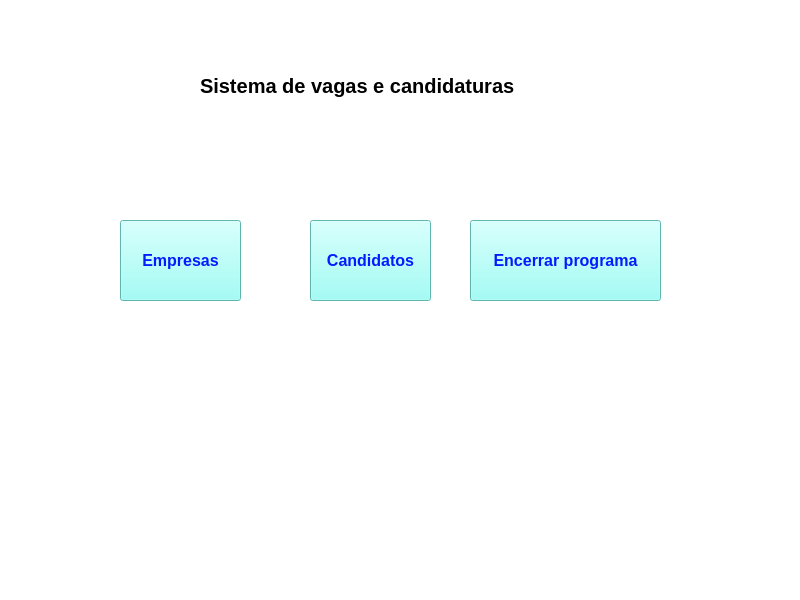
<?xml version="1.0" encoding="UTF-8"?>
<ui version="4.0">
 <class>MainWindow</class>
 <widget class="QMainWindow" name="MainWindow">
  <property name="geometry">
   <rect>
    <x>0</x>
    <y>0</y>
    <width>800</width>
    <height>600</height>
   </rect>
  </property>
  <property name="windowTitle">
   <string>MainWindow</string>
  </property>
  <property name="styleSheet">
   <string notr="true">background-color: rgb(255, 255, 255);</string>
  </property>
  <widget class="QWidget" name="centralwidget">
   <widget class="QLabel" name="label">
    <property name="geometry">
     <rect>
      <x>200</x>
      <y>70</y>
      <width>341</width>
      <height>31</height>
     </rect>
    </property>
    <property name="font">
     <font>
      <pointsize>15</pointsize>
      <weight>75</weight>
      <bold>true</bold>
     </font>
    </property>
    <property name="text">
     <string>Sistema de vagas e candidaturas</string>
    </property>
   </widget>
   <widget class="QPushButton" name="pbEmpresas">
    <property name="geometry">
     <rect>
      <x>120</x>
      <y>220</y>
      <width>121</width>
      <height>81</height>
     </rect>
    </property>
    <property name="font">
     <font>
      <pointsize>12</pointsize>
      <weight>75</weight>
      <bold>true</bold>
     </font>
    </property>
    <property name="styleSheet">
     <string notr="true">background-color: rgb(135, 255, 245);
color: rgb(3, 28, 255);</string>
    </property>
    <property name="text">
     <string>Empresas</string>
    </property>
   </widget>
   <widget class="QPushButton" name="pbCandidatos">
    <property name="geometry">
     <rect>
      <x>310</x>
      <y>220</y>
      <width>121</width>
      <height>81</height>
     </rect>
    </property>
    <property name="font">
     <font>
      <pointsize>12</pointsize>
      <weight>75</weight>
      <bold>true</bold>
     </font>
    </property>
    <property name="styleSheet">
     <string notr="true">background-color: rgb(135, 255, 245);
color: rgb(3, 28, 255);</string>
    </property>
    <property name="text">
     <string>Candidatos</string>
    </property>
   </widget>
   <widget class="QPushButton" name="pbEncerrarPrograma">
    <property name="geometry">
     <rect>
      <x>470</x>
      <y>220</y>
      <width>191</width>
      <height>81</height>
     </rect>
    </property>
    <property name="font">
     <font>
      <pointsize>12</pointsize>
      <weight>75</weight>
      <bold>true</bold>
     </font>
    </property>
    <property name="styleSheet">
     <string notr="true">background-color: rgb(135, 255, 245);
color: rgb(3, 28, 255);</string>
    </property>
    <property name="text">
     <string>Encerrar programa</string>
    </property>
   </widget>
  </widget>
  <widget class="QMenuBar" name="menubar">
   <property name="geometry">
    <rect>
     <x>0</x>
     <y>0</y>
     <width>800</width>
     <height>21</height>
    </rect>
   </property>
  </widget>
  <widget class="QStatusBar" name="statusbar"/>
 </widget>
 <resources/>
 <connections/>
</ui>
